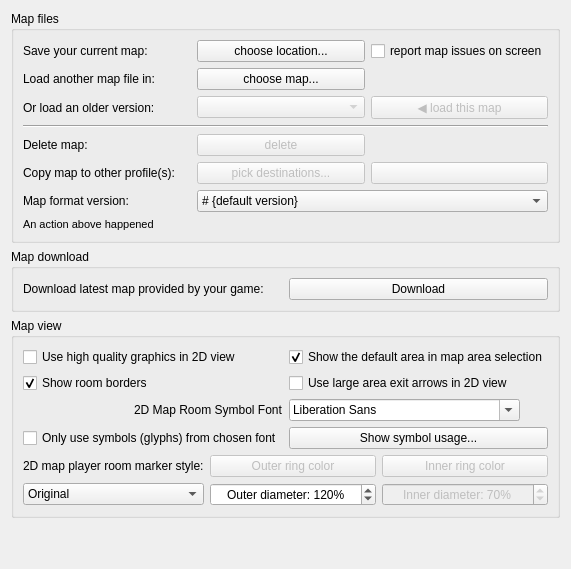
     <widget class="QWidget" name="tab_mapper">
      <attribute name="title">
       <string>Mapper</string>
      </attribute>
      <layout class="QVBoxLayout" name="vBoxLayout_tab_mapper">
       <item>
        <widget class="QGroupBox" name="groupBox_mapFiles">
         <property name="title">
          <string>Map files</string>
         </property>
         <layout class="QGridLayout" name="gridLayout_groupBox_mapFiles">
          <item row="0" column="0">
           <widget class="QLabel" name="label_saveMap">
            <property name="text">
             <string>Save your current map:</string>
            </property>
            <property name="buddy">
             <cstring>pushButton_saveMap</cstring>
            </property>
           </widget>
          </item>
          <item row="0" column="1">
           <widget class="QPushButton" name="pushButton_saveMap">
            <property name="text">
             <string>choose location...</string>
            </property>
           </widget>
          </item>
          <item row="0" column="2">
           <widget class="QCheckBox" name="checkBox_reportMapIssuesOnScreen">
            <property name="toolTip">
             <string>&lt;p&gt;Mudlet now does some sanity checking and repairing to clean up issues that may have arisen in previous version due to faulty code or badly documented commands. However if significant problems are found the report can be quite extensive, in particular for larger maps.&lt;/p&gt;&lt;p&gt;Unless this option is set, Mudlet will reduce the amount of on-screen messages by hiding many texts and showing a suggestion to review the report file instead.&lt;/p&gt;</string>
            </property>
            <property name="text">
             <string>report map issues on screen</string>
            </property>
           </widget>
          </item>
          <item row="1" column="0">
           <widget class="QLabel" name="label_loadMap">
            <property name="text">
             <string>Load another map file in:</string>
            </property>
            <property name="buddy">
             <cstring>pushButton_loadMap</cstring>
            </property>
           </widget>
          </item>
          <item row="1" column="1">
           <widget class="QPushButton" name="pushButton_loadMap">
            <property name="text">
             <string>choose map...</string>
            </property>
           </widget>
          </item>
          <item row="2" column="0">
           <widget class="QLabel" name="label_loadHistoricMap">
            <property name="text">
             <string>Or load an older version:</string>
            </property>
           </widget>
          </item>
          <item row="2" column="1">
           <widget class="QComboBox" name="comboBox_mapHistory">
            <property name="enabled">
             <bool>false</bool>
            </property>
           </widget>
          </item>
          <item row="2" column="2">
           <widget class="QPushButton" name="pushButton_loadHistoricMap">
            <property name="enabled">
             <bool>false</bool>
            </property>
            <property name="text">
             <string>◀ load this map</string>
            </property>
           </widget>
          </item>
          <item row="3" column="0" colspan="3">
           <widget class="Line" name="line">
            <property name="orientation">
             <enum>Qt::Horizontal</enum>
            </property>
           </widget>
          </item>
          <item row="4" column="0">
           <widget class="QLabel" name="label_deleteMap">
            <property name="text">
             <string>Delete map:</string>
            </property>
            <property name="buddy">
             <cstring>pushButton_deleteMap</cstring>
            </property>
           </widget>
          </item>
          <item row="4" column="1">
           <widget class="QPushButton" name="pushButton_deleteMap">
            <property name="enabled">
             <bool>false</bool>
            </property>
            <property name="text">
             <string comment="Text on the button to delete a map, ensure the text matches the word or words `quoted` for the adjacent checkbox">delete</string>
            </property>
           </widget>
          </item>
          <item row="5" column="0">
           <widget class="QLabel" name="label_copyMap">
            <property name="text">
             <string>Copy map to other profile(s):</string>
            </property>
            <property name="buddy">
             <cstring>pushButton_chooseProfiles</cstring>
            </property>
           </widget>
          </item>
          <item row="5" column="1">
           <widget class="QPushButton" name="pushButton_chooseProfiles">
            <property name="enabled">
             <bool>false</bool>
            </property>
            <property name="toolTip">
             <string>&lt;p&gt;Select profiles that you want to copy map to, then press the Copy button to the right.&lt;/p&gt;</string>
            </property>
            <property name="text">
             <string comment="text on button to select other profiles to receive the map from this profile, this is used when no profiles have been selected">pick destinations...</string>
            </property>
           </widget>
          </item>
          <item row="5" column="2">
           <widget class="QPushButton" name="pushButton_copyMap">
            <property name="enabled">
             <bool>false</bool>
            </property>
            <property name="toolTip">
             <string>&lt;p&gt;Copy map into the selected profiles on the left.&lt;/p&gt;</string>
            </property>
            <property name="text">
             <string notr="true" comment="text will be placed on this button by the C++ code"/>
            </property>
           </widget>
          </item>
          <item row="6" column="0">
           <widget class="QLabel" name="label_mapFileSaveFormatVersion">
            <property name="text">
             <string>Map format version:</string>
            </property>
            <property name="buddy">
             <cstring>comboBox_mapFileSaveFormatVersion</cstring>
            </property>
           </widget>
          </item>
          <item row="6" column="1" colspan="2">
           <widget class="QComboBox" name="comboBox_mapFileSaveFormatVersion">
            <property name="sizePolicy">
             <sizepolicy hsizetype="Minimum" vsizetype="Fixed">
              <horstretch>0</horstretch>
              <verstretch>0</verstretch>
             </sizepolicy>
            </property>
            <property name="maximumSize">
             <size>
              <width>16777215</width>
              <height>16777215</height>
             </size>
            </property>
            <property name="toolTip">
             <string>&lt;p&gt;Change this to a lower version if you need to save your map in a format that can be read by older versions of Mudlet. Doing so will lose the extra data available in the current map format.&lt;/p&gt;</string>
            </property>
            <property name="editable">
             <bool>false</bool>
            </property>
            <property name="currentText">
             <string># {default version}</string>
            </property>
            <item>
             <property name="text">
              <string># {default version}</string>
             </property>
            </item>
           </widget>
          </item>
          <item row="7" column="0" colspan="3">
           <widget class="QLabel" name="label_mapFileActionResult">
            <property name="font">
             <font>
              <pointsize>8</pointsize>
             </font>
            </property>
            <property name="text">
             <string>An action above happened</string>
            </property>
           </widget>
          </item>
         </layout>
        </widget>
       </item>
       <item>
        <widget class="QGroupBox" name="groupBox_downloadMapOptions">
         <property name="title">
          <string>Map download</string>
         </property>
         <layout class="QHBoxLayout" name="hBoxLayout_groupBox_downloadMapOptions">
          <item>
           <widget class="QLabel" name="label_11">
            <property name="toolTip">
             <string>&lt;p&gt;On games that provide maps for download, you can press this button to get the latest map. Note that this will &lt;span style=&quot; font-weight:600;&quot;&gt;overwrite&lt;/span&gt; any changes you've done to your map, and will use the new map only.&lt;/p&gt;</string>
            </property>
            <property name="text">
             <string>Download latest map provided by your game:</string>
            </property>
            <property name="buddy">
             <cstring>buttonDownloadMap</cstring>
            </property>
           </widget>
          </item>
          <item>
           <widget class="QPushButton" name="buttonDownloadMap">
            <property name="toolTip">
             <string>&lt;p&gt;On games that provide maps for download, you can press this button to get the latest map. Note that this will &lt;span style=&quot; font-weight:600;&quot;&gt;overwrite&lt;/span&gt; any changes you've done to your map, and will use the new map only.&lt;/p&gt;</string>
            </property>
            <property name="text">
             <string>Download</string>
            </property>
           </widget>
          </item>
         </layout>
        </widget>
       </item>
       <item>
        <widget class="QGroupBox" name="groupBox_mapViewOptions">
         <property name="title">
          <string>Map view</string>
         </property>
         <layout class="QGridLayout" name="gridLayout_groupBox_mapViewOptions">
          <item row="0" column="0">
           <widget class="QCheckBox" name="mMapperUseAntiAlias">
            <property name="toolTip">
             <string>&lt;p&gt;This enables anti-aliasing (AA) for the 2D map view, making it look smoother and nicer. Disable this if you're on a very slow computer.&lt;/p&gt;&lt;p&gt;3D map view always has anti-aliasing enabled.&lt;/p&gt;</string>
            </property>
            <property name="text">
             <string>Use high quality graphics in 2D view</string>
            </property>
           </widget>
          </item>
          <item row="0" column="1">
           <widget class="QCheckBox" name="checkBox_showDefaultArea">
            <property name="toolTip">
             <string>&lt;p&gt;The default area (area id -1) is used by some mapper scripts as a temporary 'holding area' for rooms before they're placed in the correct area.&lt;/p&gt;</string>
            </property>
            <property name="text">
             <string>Show the default area in map area selection</string>
            </property>
            <property name="checked">
             <bool>true</bool>
            </property>
           </widget>
          </item>
          <item row="1" column="0">
           <widget class="QCheckBox" name="checkbox_mMapperShowRoomBorders">
            <property name="toolTip">
             <string>&lt;p&gt;This enables borders around room. Color can be set in Mapper colors tab.&lt;/p&gt;</string>
            </property>
            <property name="text">
             <string>Show room borders</string>
            </property>
            <property name="checked">
             <bool>true</bool>
            </property>
           </widget>
          </item>
          <item row="1" column="1">
           <widget class="QCheckBox" name="checkBox_largeAreaExitArrows">
            <property name="text">
             <string>Use large area exit arrows in 2D view</string>
            </property>
            <property name="checked">
             <bool>false</bool>
            </property>
           </widget>
          </item>
          <item row="2" column="0" alignment="Qt::AlignRight">
           <widget class="QLabel" name="label_mapSymbolsFont">
            <property name="text">
             <string>2D Map Room Symbol Font</string>
            </property>
           </widget>
          </item>
          <item row="2" column="1" alignment="Qt::AlignLeft">
           <widget class="QFontComboBox" name="fontComboBox_mapSymbols"/>
          </item>
          <item row="3" column="0">
           <widget class="QCheckBox" name="checkBox_isOnlyMapSymbolFontToBeUsed">
            <property name="text">
             <string>Only use symbols (glyphs) from chosen font</string>
            </property>
           </widget>
          </item>
          <item row="3" column="1">
           <widget class="QPushButton" name="pushButton_showGlyphUsage">
            <property name="text">
             <string>Show symbol usage...</string>
            </property>
           </widget>
          </item>
          <item row="4" column="0" colspan="2">
           <widget class="QWidget" name="widget_playerRoomStyle" native="true">
            <layout class="QGridLayout" name="gridLayout_widget_playerRoomStyle">
             <property name="leftMargin">
              <number>0</number>
             </property>
             <property name="topMargin">
              <number>0</number>
             </property>
             <property name="rightMargin">
              <number>0</number>
             </property>
             <property name="bottomMargin">
              <number>0</number>
             </property>
             <item row="0" column="0">
              <widget class="QLabel" name="label_playerRoomStyle">
               <property name="text">
                <string>2D map player room marker style:</string>
               </property>
              </widget>
             </item>
             <item row="0" column="1">
              <widget class="QPushButton" name="pushButton_playerRoomPrimaryColor">
               <property name="enabled">
                <bool>false</bool>
               </property>
               <property name="text">
                <string>Outer ring color</string>
               </property>
              </widget>
             </item>
             <item row="0" column="2">
              <widget class="QPushButton" name="pushButton_playerRoomSecondaryColor">
               <property name="enabled">
                <bool>false</bool>
               </property>
               <property name="text">
                <string>Inner ring color</string>
               </property>
              </widget>
             </item>
             <item row="1" column="0">
              <widget class="QComboBox" name="comboBox_playerRoomStyle">
               <property name="currentIndex">
                <number>0</number>
               </property>
               <property name="sizeAdjustPolicy">
                <enum>QComboBox::AdjustToContents</enum>
               </property>
               <item>
                <property name="text">
                 <string>Original</string>
                </property>
               </item>
               <item>
                <property name="text">
                 <string>Red ring</string>
                </property>
               </item>
               <item>
                <property name="text">
                 <string>Blue/Yellow ring</string>
                </property>
               </item>
               <item>
                <property name="text">
                 <string>Custom ring</string>
                </property>
               </item>
              </widget>
             </item>
             <item row="1" column="1">
              <widget class="QSpinBox" name="spinBox_playerRoomOuterDiameter">
               <property name="toolTip">
                <string>&lt;p&gt;Percentage ratio (&lt;i&gt;the default is 120%&lt;/i&gt;) of the marker symbol to the space available for the room.&lt;/p&gt;</string>
               </property>
               <property name="alignment">
                <set>Qt::AlignCenter</set>
               </property>
               <property name="suffix">
                <string>%</string>
               </property>
               <property name="prefix">
                <string>Outer diameter: </string>
               </property>
               <property name="minimum">
                <number>50</number>
               </property>
               <property name="maximum">
                <number>200</number>
               </property>
               <property name="value">
                <number>120</number>
               </property>
              </widget>
             </item>
             <item row="1" column="2">
              <widget class="QSpinBox" name="spinBox_playerRoomInnerDiameter">
               <property name="enabled">
                <bool>false</bool>
               </property>
               <property name="toolTip">
                <string>&lt;p&gt;Percentage ratio of the inner diameter of the marker symbol to the outer one (&lt;i&gt;the default is 70%&lt;/i&gt;).&lt;/p&gt;</string>
               </property>
               <property name="alignment">
                <set>Qt::AlignCenter</set>
               </property>
               <property name="suffix">
                <string>%</string>
               </property>
               <property name="prefix">
                <string>Inner diameter: </string>
               </property>
               <property name="maximum">
                <number>83</number>
               </property>
               <property name="value">
                <number>70</number>
               </property>
              </widget>
             </item>
            </layout>
           </widget>
          </item>
         </layout>
        </widget>
       </item>
       <item>
        <spacer name="verticalSpacer_mapper">
         <property name="orientation">
          <enum>Qt::Vertical</enum>
         </property>
         <property name="sizeHint" stdset="0">
          <size>
           <width>20</width>
           <height>40</height>
          </size>
         </property>
        </spacer>
       </item>
      </layout>
     </widget>
